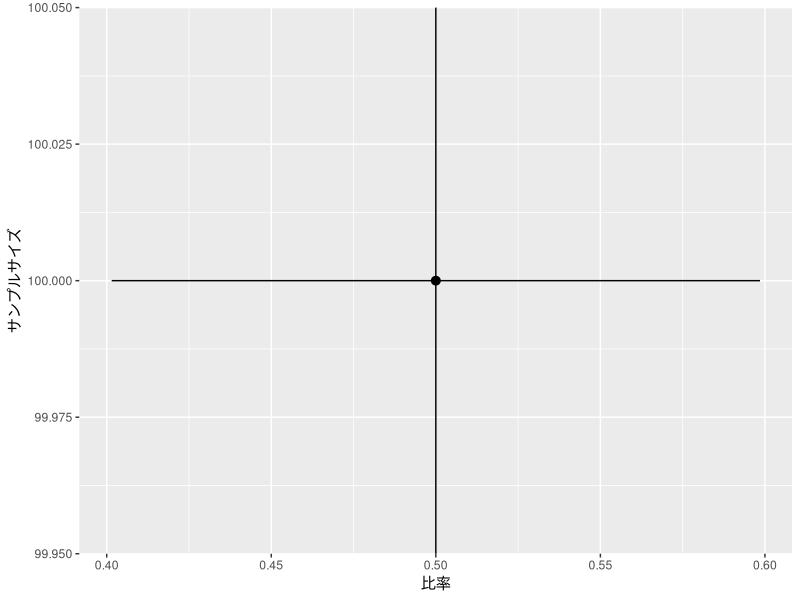

This chart was generated by the following R code:
## ---- chunk 1
library(tidyverse)
p <- 0.5
N <- 100

Error <- 1.96*(sqrt(p*(1-p)))/sqrt(N-1)
Lower <- p - Error
Upper <- p + Error

Result <- tibble(p = p,
                 Lower = Lower,
                 Upper = Upper,
                 N = N)

ggplot(Result, 
       aes(y = N,
           x = p,
           xmin = Lower,
           xmax = Upper)) +
  geom_pointrange() +
  geom_vline(xintercept = 0.5) +
  ylab("サンプルサイズ") +
  xlab("比率")
